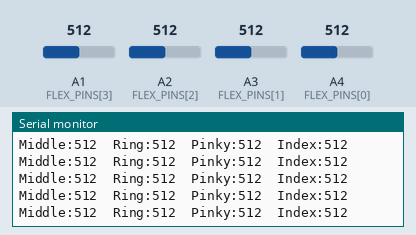
The sketch below on a simulated Arduino Uno, built with avr-gcc and run on an emulated ATmega328P. Parts: the last lines printed to the serial monitor. The inputs (shaded band) are chosen by the test bench; at power-on: A4 (FLEX_PINS[0]) = 512, A1 (FLEX_PINS[3]) = 512, A2 (FLEX_PINS[2]) = 512, A3 (FLEX_PINS[1]) = 512.

Above: at 7.2 s.
7.3 s: A4 (FLEX_PINS[0]) set to 105
At 7.63 s:
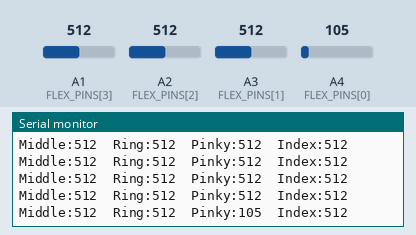
10.3 s: A4 (FLEX_PINS[0]) set to 89
At 10.45 s:
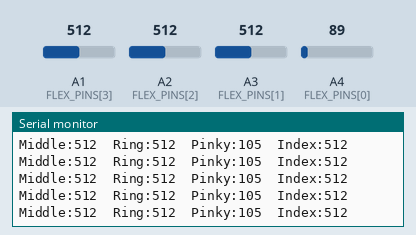
Timing chart, 0 to 13.3 s (numbered marks = the images above; inputs shaded):
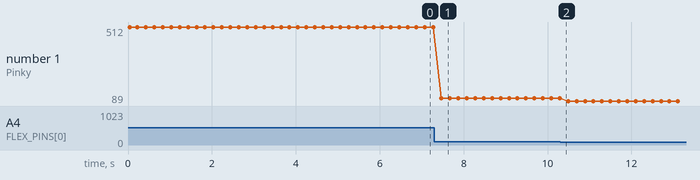

The sketch:

4flex_glove.ino
```cpp
const int FLEX_PINS[4] = {A4, A3, A2, A1};
const String FINGERS[4] = {"Pinky", "Ring", "Middle", "Index"};
int raw[4];

void setup() {
  Serial.begin(9600);
  Serial.println("Glove ready — Middle, Ring, Pinky, Index");
}

void loop() {
  for (int i = 0; i < 4; i++) {
    raw[i] = analogRead(FLEX_PINS[i]);
  }

  Serial.print("Middle:"); Serial.print(raw[2]);
  Serial.print("  Ring:"); Serial.print(raw[1]);
  Serial.print("  Pinky:"); Serial.print(raw[0]);
  Serial.print("  Index:"); Serial.println(raw[3]);

  delay(200);
}
```

Measured:
- after the input at 7.3 s, the serial monitor: prints a new line after 0.17 s (image 1)
- plotted number 1: 512 → 105 after the input at 7.3 s, 105 → 89 after the input at 10.3 s
